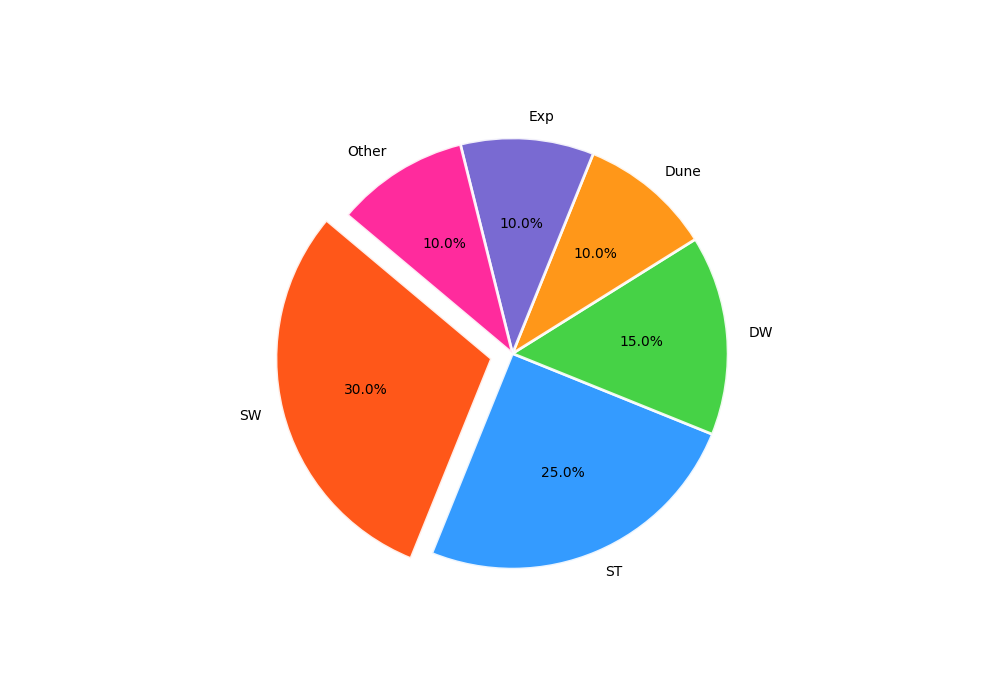

Python code for this plot:
import matplotlib.pyplot as plt

franchises = ['SW', 'ST', 'DW', 'Dune', 'Exp', 'Other']
popularity_percentages = [30, 25, 15, 10, 10, 10]
colors = ['#ff4500', '#1e90ff', '#32cd32', '#ff8c00', '#6a5acd', '#ff1493']
explode = (0.1, 0, 0, 0, 0, 0)

fig, ax = plt.subplots(figsize=(10, 7))
ax.pie(
    popularity_percentages, 
    explode=explode, 
    labels=franchises, 
    autopct='%1.1f%%', 
    startangle=140, 
    colors=colors, 
    wedgeprops=dict(edgecolor='white', linewidth=2, alpha=0.9)
)

ax.set_aspect('equal') 
plt.show()
